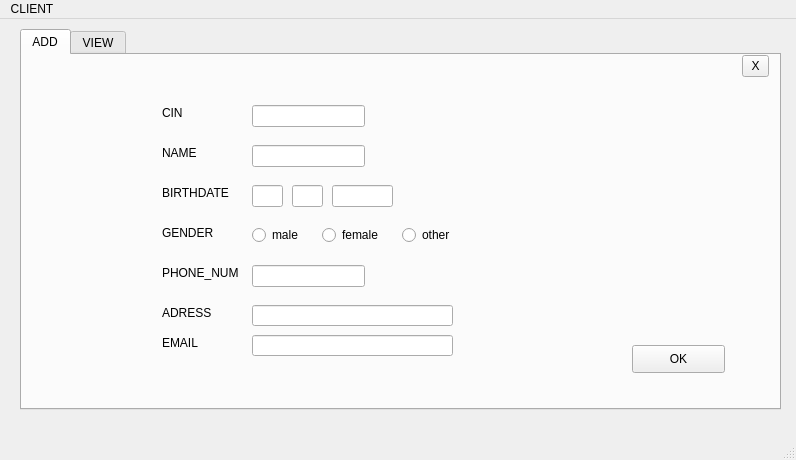
<?xml version="1.0" encoding="UTF-8"?>
<ui version="4.0">
 <class>MainWindow</class>
 <widget class="QMainWindow" name="MainWindow">
  <property name="geometry">
   <rect>
    <x>0</x>
    <y>0</y>
    <width>796</width>
    <height>460</height>
   </rect>
  </property>
  <property name="cursor">
   <cursorShape>ArrowCursor</cursorShape>
  </property>
  <property name="windowTitle">
   <string>MainWindow</string>
  </property>
  <widget class="QWidget" name="centralwidget">
   <widget class="QTabWidget" name="tabWidget">
    <property name="geometry">
     <rect>
      <x>20</x>
      <y>10</y>
      <width>761</width>
      <height>381</height>
     </rect>
    </property>
    <property name="currentIndex">
     <number>0</number>
    </property>
    <widget class="QWidget" name="tab">
     <attribute name="title">
      <string>ADD</string>
     </attribute>
     <widget class="QLabel" name="label_5">
      <property name="geometry">
       <rect>
        <x>140</x>
        <y>250</y>
        <width>56</width>
        <height>16</height>
       </rect>
      </property>
      <property name="text">
       <string>ADRESS</string>
      </property>
     </widget>
     <widget class="QLabel" name="label_4">
      <property name="geometry">
       <rect>
        <x>140</x>
        <y>280</y>
        <width>56</width>
        <height>16</height>
       </rect>
      </property>
      <property name="text">
       <string>EMAIL</string>
      </property>
     </widget>
     <widget class="QLabel" name="label_3">
      <property name="geometry">
       <rect>
        <x>140</x>
        <y>130</y>
        <width>71</width>
        <height>16</height>
       </rect>
      </property>
      <property name="text">
       <string>BIRTHDATE</string>
      </property>
     </widget>
     <widget class="QLabel" name="label_6">
      <property name="geometry">
       <rect>
        <x>140</x>
        <y>170</y>
        <width>56</width>
        <height>16</height>
       </rect>
      </property>
      <property name="text">
       <string>GENDER</string>
      </property>
     </widget>
     <widget class="QLabel" name="label">
      <property name="geometry">
       <rect>
        <x>140</x>
        <y>50</y>
        <width>56</width>
        <height>16</height>
       </rect>
      </property>
      <property name="text">
       <string>CIN</string>
      </property>
     </widget>
     <widget class="QLabel" name="label_2">
      <property name="geometry">
       <rect>
        <x>140</x>
        <y>90</y>
        <width>56</width>
        <height>16</height>
       </rect>
      </property>
      <property name="text">
       <string>NAME</string>
      </property>
     </widget>
     <widget class="QToolButton" name="toolButton_2">
      <property name="geometry">
       <rect>
        <x>720</x>
        <y>0</y>
        <width>27</width>
        <height>22</height>
       </rect>
      </property>
      <property name="text">
       <string>X</string>
      </property>
     </widget>
     <widget class="QLabel" name="label_8">
      <property name="geometry">
       <rect>
        <x>140</x>
        <y>210</y>
        <width>81</width>
        <height>16</height>
       </rect>
      </property>
      <property name="text">
       <string>PHONE_NUM</string>
      </property>
     </widget>
     <widget class="QLineEdit" name="lineEdit_cin">
      <property name="geometry">
       <rect>
        <x>230</x>
        <y>50</y>
        <width>113</width>
        <height>22</height>
       </rect>
      </property>
     </widget>
     <widget class="QLineEdit" name="lineEdit_name">
      <property name="geometry">
       <rect>
        <x>230</x>
        <y>90</y>
        <width>113</width>
        <height>22</height>
       </rect>
      </property>
     </widget>
     <widget class="QLineEdit" name="lineEdit_d">
      <property name="geometry">
       <rect>
        <x>230</x>
        <y>130</y>
        <width>31</width>
        <height>22</height>
       </rect>
      </property>
     </widget>
     <widget class="QLineEdit" name="lineEdit_m">
      <property name="geometry">
       <rect>
        <x>270</x>
        <y>130</y>
        <width>31</width>
        <height>22</height>
       </rect>
      </property>
     </widget>
     <widget class="QLineEdit" name="lineEdit_y">
      <property name="geometry">
       <rect>
        <x>310</x>
        <y>130</y>
        <width>61</width>
        <height>22</height>
       </rect>
      </property>
     </widget>
     <widget class="QRadioButton" name="radioButton_female">
      <property name="geometry">
       <rect>
        <x>300</x>
        <y>170</y>
        <width>71</width>
        <height>20</height>
       </rect>
      </property>
      <property name="text">
       <string>female</string>
      </property>
     </widget>
     <widget class="QRadioButton" name="radioButton_other">
      <property name="geometry">
       <rect>
        <x>380</x>
        <y>170</y>
        <width>61</width>
        <height>20</height>
       </rect>
      </property>
      <property name="text">
       <string>other</string>
      </property>
     </widget>
     <widget class="QRadioButton" name="radioButton_male">
      <property name="geometry">
       <rect>
        <x>230</x>
        <y>170</y>
        <width>61</width>
        <height>20</height>
       </rect>
      </property>
      <property name="text">
       <string>male</string>
      </property>
     </widget>
     <widget class="QLineEdit" name="lineEdit_num">
      <property name="geometry">
       <rect>
        <x>230</x>
        <y>210</y>
        <width>113</width>
        <height>22</height>
       </rect>
      </property>
     </widget>
     <widget class="QLineEdit" name="lineEdit_adress">
      <property name="geometry">
       <rect>
        <x>230</x>
        <y>250</y>
        <width>201</width>
        <height>21</height>
       </rect>
      </property>
     </widget>
     <widget class="QLineEdit" name="lineEdit_email">
      <property name="geometry">
       <rect>
        <x>230</x>
        <y>280</y>
        <width>201</width>
        <height>21</height>
       </rect>
      </property>
     </widget>
     <widget class="QPushButton" name="pushButton_OK1">
      <property name="geometry">
       <rect>
        <x>610</x>
        <y>290</y>
        <width>93</width>
        <height>28</height>
       </rect>
      </property>
      <property name="text">
       <string>OK</string>
      </property>
     </widget>
    </widget>
    <widget class="QWidget" name="tab_2">
     <attribute name="title">
      <string>VIEW</string>
     </attribute>
     <widget class="QTabWidget" name="tabWidget_2">
      <property name="geometry">
       <rect>
        <x>-4</x>
        <y>-1</y>
        <width>761</width>
        <height>361</height>
       </rect>
      </property>
      <property name="currentIndex">
       <number>1</number>
      </property>
      <widget class="QWidget" name="widget">
       <attribute name="title">
        <string>RESEARCH</string>
       </attribute>
       <widget class="QLabel" name="label_7">
        <property name="geometry">
         <rect>
          <x>10</x>
          <y>10</y>
          <width>56</width>
          <height>16</height>
         </rect>
        </property>
        <property name="text">
         <string>CIN</string>
        </property>
       </widget>
       <widget class="QLineEdit" name="lineEdit_3">
        <property name="geometry">
         <rect>
          <x>70</x>
          <y>10</y>
          <width>113</width>
          <height>22</height>
         </rect>
        </property>
       </widget>
       <widget class="QPlainTextEdit" name="plainTextEdit">
        <property name="geometry">
         <rect>
          <x>20</x>
          <y>50</y>
          <width>211</width>
          <height>231</height>
         </rect>
        </property>
       </widget>
       <widget class="QPushButton" name="pushButton_2">
        <property name="geometry">
         <rect>
          <x>650</x>
          <y>200</y>
          <width>93</width>
          <height>28</height>
         </rect>
        </property>
        <property name="text">
         <string>DELETE</string>
        </property>
       </widget>
       <widget class="QPushButton" name="pushButton_3">
        <property name="geometry">
         <rect>
          <x>650</x>
          <y>240</y>
          <width>93</width>
          <height>28</height>
         </rect>
        </property>
        <property name="text">
         <string>UPDATE</string>
        </property>
       </widget>
       <widget class="QPushButton" name="pushButton_4">
        <property name="geometry">
         <rect>
          <x>650</x>
          <y>280</y>
          <width>93</width>
          <height>28</height>
         </rect>
        </property>
        <property name="text">
         <string>OK</string>
        </property>
       </widget>
      </widget>
      <widget class="QWidget" name="tab_4">
       <attribute name="title">
        <string>CLASSIFY</string>
       </attribute>
       <widget class="QLineEdit" name="lineEdit_6">
        <property name="geometry">
         <rect>
          <x>280</x>
          <y>30</y>
          <width>141</width>
          <height>21</height>
         </rect>
        </property>
       </widget>
       <widget class="QTableWidget" name="tableWidget_2">
        <property name="geometry">
         <rect>
          <x>0</x>
          <y>70</y>
          <width>761</width>
          <height>261</height>
         </rect>
        </property>
        <column>
         <property name="text">
          <string>CIN</string>
         </property>
        </column>
        <column>
         <property name="text">
          <string>NAME</string>
         </property>
        </column>
        <column>
         <property name="text">
          <string>GENDER</string>
         </property>
        </column>
        <column>
         <property name="text">
          <string>ADRESS</string>
         </property>
        </column>
        <column>
         <property name="text">
          <string>BIRTHDAY</string>
         </property>
        </column>
        <column>
         <property name="text">
          <string>EMAIL</string>
         </property>
        </column>
       </widget>
       <widget class="QCheckBox" name="checkBox_4">
        <property name="geometry">
         <rect>
          <x>60</x>
          <y>10</y>
          <width>83</width>
          <height>20</height>
         </rect>
        </property>
        <property name="text">
         <string>GENDER</string>
        </property>
       </widget>
       <widget class="QCheckBox" name="checkBox_5">
        <property name="geometry">
         <rect>
          <x>280</x>
          <y>10</y>
          <width>83</width>
          <height>20</height>
         </rect>
        </property>
        <property name="text">
         <string>ADRESS</string>
        </property>
       </widget>
       <widget class="QCheckBox" name="checkBox_6">
        <property name="geometry">
         <rect>
          <x>520</x>
          <y>10</y>
          <width>83</width>
          <height>20</height>
         </rect>
        </property>
        <property name="text">
         <string>BIRTHDAY</string>
        </property>
       </widget>
       <widget class="QDateEdit" name="dateEdit_2">
        <property name="geometry">
         <rect>
          <x>520</x>
          <y>30</y>
          <width>110</width>
          <height>22</height>
         </rect>
        </property>
       </widget>
       <widget class="QRadioButton" name="radioButton_4">
        <property name="geometry">
         <rect>
          <x>90</x>
          <y>30</y>
          <width>61</width>
          <height>20</height>
         </rect>
        </property>
        <property name="text">
         <string>female</string>
        </property>
       </widget>
       <widget class="QRadioButton" name="radioButton_5">
        <property name="geometry">
         <rect>
          <x>20</x>
          <y>30</y>
          <width>61</width>
          <height>20</height>
         </rect>
        </property>
        <property name="text">
         <string>male</string>
        </property>
       </widget>
       <widget class="QRadioButton" name="radioButton_6">
        <property name="geometry">
         <rect>
          <x>160</x>
          <y>30</y>
          <width>61</width>
          <height>20</height>
         </rect>
        </property>
        <property name="text">
         <string>other</string>
        </property>
       </widget>
      </widget>
     </widget>
     <widget class="QToolButton" name="toolButton">
      <property name="geometry">
       <rect>
        <x>720</x>
        <y>0</y>
        <width>27</width>
        <height>22</height>
       </rect>
      </property>
      <property name="text">
       <string>X</string>
      </property>
     </widget>
    </widget>
   </widget>
  </widget>
  <widget class="QMenuBar" name="menubar">
   <property name="geometry">
    <rect>
     <x>0</x>
     <y>0</y>
     <width>796</width>
     <height>26</height>
    </rect>
   </property>
   <widget class="QMenu" name="menuCLIENT">
    <property name="title">
     <string>CLIENT</string>
    </property>
   </widget>
   <addaction name="menuCLIENT"/>
  </widget>
  <widget class="QStatusBar" name="statusbar"/>
 </widget>
 <resources/>
 <connections/>
</ui>
